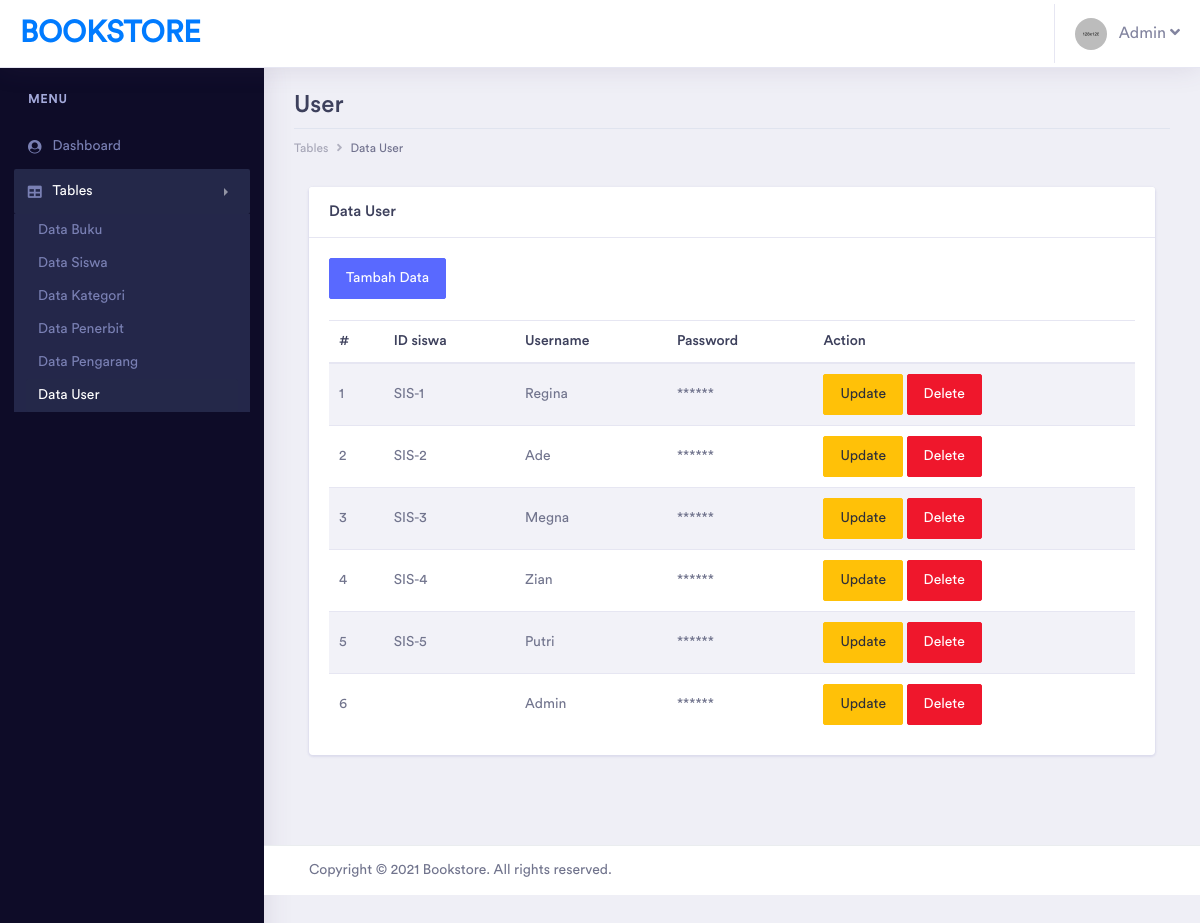
Screenshot of /admin/pages/tables/user/table_user.php (signed in) with the database file from the repository.
### tables this page shows
CREATE TABLE `user` (
  `username` varchar(50) NOT NULL,
  `password` varchar(50) NOT NULL,
  `tipe_user` enum('Customer','Admin') NOT NULL,
  `id_siswa` varchar(20) DEFAULT NULL,
  `deleted` tinyint(4) NOT NULL
);

### admin/pages/tables/user/table_user.php (the view, shortened to what this page needs)
<?php
include '../../../../helper/connection.php';
?>
<?php
if(!$_SESSION['username'] && !$_SESSION['password'] && $_SESSION['tipe_user'] != "Admin")
{
    echo "
		<script type='text/javascript'>
		alert('Anda harus login terlebih dahulu!')
		window.location='../../../index.php';
		</script>";
}
else
{
?>
<!doctype html>
<html lang="en">
<head>
    <link rel="stylesheet" href="../../../assets/vendor/bootstrap/css/bootstrap.min.css">
    <link href="../../../assets/vendor/fonts/circular-std/style.css" rel="stylesheet">
    <link rel="stylesheet" href="../../../assets/libs/css/style.css">
    <link rel="stylesheet" href="../../../assets/vendor/fonts/fontawesome/css/fontawesome-all.css">
    <link rel="stylesheet" href="../../../assets/vendor/charts/chartist-bundle/chartist.css">
    <link rel="stylesheet" href="../../../assets/vendor/charts/morris-bundle/morris.css">
    <link rel="stylesheet" href="../../../assets/vendor/fonts/material-design-iconic-font/css/materialdesignicons.min.css">
    <link rel="stylesheet" href="../../../assets/vendor/charts/c3charts/c3.css">
    <link rel="stylesheet" href="../../../assets/vendor/fonts/flag-icon-css/flag-icon.min.css">
</head>
<body>
    <div class="dashboard-main-wrapper">
        <div class="dashboard-header">
            <nav class="navbar navbar-expand-lg bg-white fixed-top">
                <a class="navbar-brand" href="../../../dashboard.php">Bookstore</a>
                <div class="collapse navbar-collapse " id="navbarSupportedContent">
                    <ul class="navbar-nav ml-auto navbar-right-top">
                        <li class="nav-item dropdown nav-user">
                            <a class="nav-link nav-user-img" href="#" id="navbarDropdownMenuLink2" data-toggle="dropdown"
                                aria-haspopup="true" aria-expanded="false"><img src="../../../assets/images/avatar-1.jpg"
                                    alt="" class="user-avatar-md rounded-circle">&nbsp;&nbsp;&nbsp;Admin <i class="fas fa-angle-down"></i></a>
                        </li>
                    </ul>
                </div>
            </nav>
        </div>
        <div class="nav-left-sidebar sidebar-dark">
            <div class="menu-list">
                <nav class="navbar navbar-expand-lg navbar-light">
                    <div class="collapse navbar-collapse" id="navbarNav">
                        <ul class="navbar-nav flex-column">
                            <li class="nav-divider">
                                Menu
                            </li>
                            <li class="nav-item ">
                                <a class="nav-link" href="../../../dashboard.php" aria-expanded="false" data-target="#submenu-1"
                                    aria-controls="submenu-1"><i class="fa fa-fw fa-user-circle"></i>Dashboard
                                    <span class="badge badge-success">6</span></a>
                            </li>
                            <li class="nav-item">
                                <a class="nav-link active" href="#" data-toggle="collapse" aria-expanded="false"
                                    data-target="#submenu-5" aria-controls="submenu-5"><i class="fas fa-fw fa-table"></i>Tables</a>
                                <div id="submenu-5" class="collapse submenu show" style="">
                                    <ul class="nav flex-column">
                                        <li class="nav-item">
                                            <a class="nav-link" href="../buku/table_buku.php">Data Buku</a>
                                        </li>
                                        <li class="nav-item">
                                            <a class="nav-link" href="../siswa/table_siswa.php">Data Siswa</a>
                                        </li>
                                        <li class="nav-item">
                                            <a class="nav-link" href="../kategori/table_kategori.php">Data
                                                Kategori</a>
                                        </li>
                                        <li class="nav-item">
                                            <a class="nav-link" href="../penerbit/table_penerbit.php">Data Penerbit</a>
                                        </li>
                                        <li class="nav-item">
                                            <a class="nav-link" href="../pengarang/table_pengarang.php">Data Pengarang</a>
                                        </li>
                                        <li class="nav-item">
                                            <a class="nav-link active" href="table_user.php">Data User</a>
                                        </li>
                                    </ul>
                                </div>
                            </li>
                        </ul>
                    </div>
                </nav>
            </div>
        </div>
        <div class="dashboard-wrapper">
            <div class="dashboard-ecommerce">
                <div class="container-fluid dashboard-content ">
                    <div class="row">
                        <div class="col-xl-12 col-lg-12 col-md-12 col-sm-12 col-12">
                            <div class="page-header">
                                <h2 class="pageheader-title">User</h2>
                                <div class="page-breadcrumb">
                                    <nav aria-label="breadcrumb">
                                        <ol class="breadcrumb">
                                            <li class="breadcrumb-item"><a href="#" class="breadcrumb-link">Tables</a></li>
                                            <li class="breadcrumb-item active" aria-current="page">Data User</li>
                                        </ol>
                                    </nav>
                                </div>
                            </div>
                        </div>
                    </div>
                    <div class="col-xl-12">
                        <div class="card">
                            <h5 class="card-header">Data User</h5>
                            <div class="card-body">
                                <a href="form_user.php" class="btn btn-primary">Tambah Data</a><br><br>
                                <table class="table table-striped">
                                    <thead>
                                        <tr>
                                            <th>#</th>
                                            <th>ID siswa</th>
                                            <th>Username</th>
                                            <th>Password</th>
                                            <th>Action</th>
                                        </tr>
                                    </thead>
                                    <tbody>
                                        <?php
                                            $query =
                                            "SELECT * FROM user";
                                            $result = mysqli_query($con, $query);
                                            if (mysqli_num_rows($result) > 0)
                                            {
                                                $index = 1;
                                                while($row = mysqli_fetch_assoc($result))
                                                {
                                                    $id_siswa = $row['id_siswa'];
                                                    echo "
                                                    <tr>
                                                        <td>" . $index++ . "</td>
                                                        <td>". $id_siswa."</td>
                                                        <td>" . $row["username"] . "</td>
                                                        <td>******</td>
                                                        <td>
                                                            <a href='form_edit_user.php?id_siswa=$id_siswa' class='btn btn-warning'>Update</a>
                                                            <a href='process/delete_user.php?id_siswa=$id_siswa' class='btn btn-danger'>Delete</a>
                                                        </td>
                                                    </tr>
                                                    ";
                                                }
                                            }
                                            ?>
                                    </tbody>
                                </table>
                            </div>
                        </div>
                    </div>
                </div>
            </div>
            <div class="footer">
                <div class="container-fluid">
                    <div class="row">
                        <div class="col-xl-6 col-lg-6 col-md-6 col-sm-12 col-12">
                            Copyright © 2021 Bookstore. All rights reserved.
                        </div>
                        <div class="col-xl-6 col-lg-6 col-md-6 col-sm-12 col-12">
                        </div>
                    </div>
                </div>
            </div>
        </div>
    </div>
</body>
</html>
<?php } ?>

### rows the page displays
user: id_siswa "SIS-1", username "Regina"
user: id_siswa "SIS-2", username "Ade"
user: id_siswa "SIS-3", username "Megna"
user: id_siswa "SIS-4", username "Zian"
user: id_siswa "SIS-5", username "Putri"
user: username "Admin"
